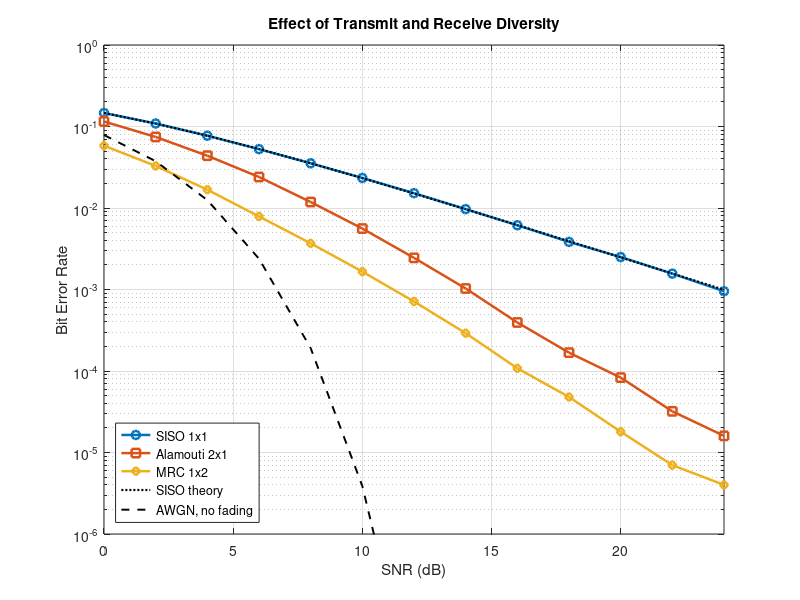
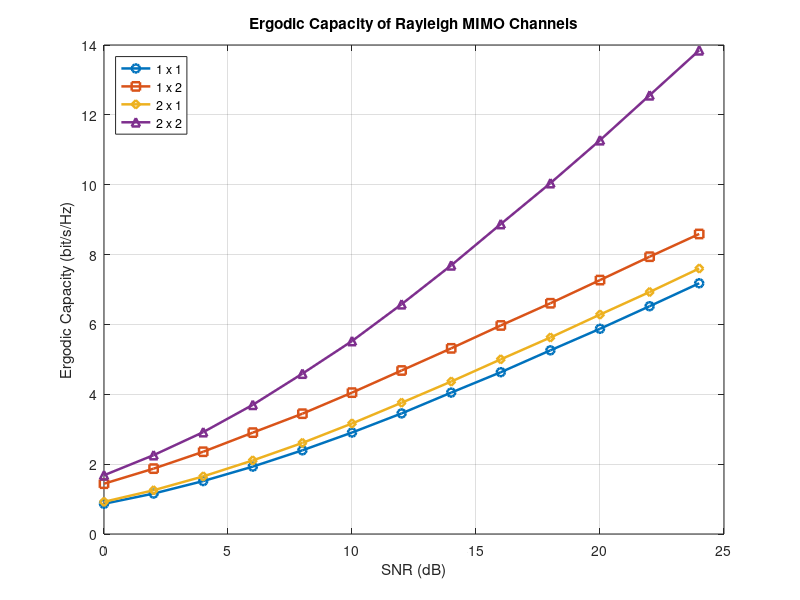

These figures' MATLAB source, in order:
% Experiment 10 : MIMO - SISO, Alamouti Transmit Diversity and Spatial Multiplexing
clc; clear; close all;
randn('state',10);

%% Parameters
snr_dB = 0:2:24;
Nsym   = 1e6;
Ncap   = 2e4;

fprintf('Rayleigh flat fading, perfect channel knowledge at the receiver\n');
fprintf('Modulation : BPSK for the error rate study\n');
fprintf('Symbols per point = %g, Monte Carlo resolution = %.1e\n\n',Nsym,1/Nsym);

ber_siso = zeros(size(snr_dB));
ber_ala  = zeros(size(snr_dB));
ber_mrc  = zeros(size(snr_dB));

for k = 1:numel(snr_dB)
    snr = 10^(snr_dB(k)/10);
    b   = randi([0 1],1,Nsym);
    s   = 1 - 2*b;

    % 1 x 1 SISO
    h = (randn(1,Nsym) + 1j*randn(1,Nsym))/sqrt(2);
    n = (randn(1,Nsym) + 1j*randn(1,Nsym))/sqrt(2*snr);
    y = h.*s + n;
    ber_siso(k) = mean(b ~= (real(conj(h).*y) < 0));

    % 2 x 1 Alamouti, transmit power split between the two antennas
    Np = Nsym/2;
    s1 = s(1:2:end); s2 = s(2:2:end);
    h1 = (randn(1,Np) + 1j*randn(1,Np))/sqrt(2);
    h2 = (randn(1,Np) + 1j*randn(1,Np))/sqrt(2);
    n1 = (randn(1,Np) + 1j*randn(1,Np))/sqrt(2*snr);
    n2 = (randn(1,Np) + 1j*randn(1,Np))/sqrt(2*snr);
    y1 = (h1.*s1 + h2.*s2)/sqrt(2) + n1;
    y2 = (-h1.*conj(s2) + h2.*conj(s1))/sqrt(2) + n2;
    z1 = conj(h1).*y1 + h2.*conj(y2);
    z2 = conj(h2).*y1 - h1.*conj(y2);
    bh = zeros(1,Nsym);
    bh(1:2:end) = real(z1) < 0;
    bh(2:2:end) = real(z2) < 0;
    ber_ala(k) = mean(b ~= bh);

    % 1 x 2 receive diversity with maximal ratio combining
    ha = (randn(1,Nsym) + 1j*randn(1,Nsym))/sqrt(2);
    hb = (randn(1,Nsym) + 1j*randn(1,Nsym))/sqrt(2);
    na = (randn(1,Nsym) + 1j*randn(1,Nsym))/sqrt(2*snr);
    nb = (randn(1,Nsym) + 1j*randn(1,Nsym))/sqrt(2*snr);
    z  = conj(ha).*(ha.*s + na) + conj(hb).*(hb.*s + nb);
    ber_mrc(k) = mean(b ~= (real(z) < 0));
end

fprintf('%10s %14s %14s %14s\n','SNR (dB)','SISO','Alamouti 2x1','MRC 1x2');
for k = 1:numel(snr_dB)
    fprintf('%10d %14.5f %14.5f %14.5f\n',snr_dB(k),ber_siso(k),ber_ala(k),ber_mrc(k));
end

%% Diversity order from the slope at high signal to noise ratio
% The slope is measured between 10 and 16 dB, where all three curves lie
% well above the Monte Carlo resolution of 1/Nsym.
i1 = find(snr_dB == 10); i2 = find(snr_dB == 16);
d_siso = (log10(ber_siso(i1))-log10(ber_siso(i2)))/((snr_dB(i2)-snr_dB(i1))/10);
d_ala  = (log10(ber_ala(i1)) -log10(ber_ala(i2)) )/((snr_dB(i2)-snr_dB(i1))/10);
d_mrc  = (log10(ber_mrc(i1)) -log10(ber_mrc(i2)) )/((snr_dB(i2)-snr_dB(i1))/10);
fprintf('\nDiversity order from the slope between 10 and 16 dB\n');
fprintf('  SISO          : %.2f  (expected 1)\n',d_siso);
fprintf('  Alamouti 2x1  : %.2f  (expected 2)\n',d_ala);
fprintf('  MRC 1x2       : %.2f  (expected 2)\n',d_mrc);
fprintf('\nAlamouti achieves the same diversity order as two-branch receive\n');
fprintf('combining but is 3 dB worse, because the transmit power is divided\n');
fprintf('between the two transmit antennas.\n\n');

%% Ergodic capacity
fprintf('%10s %12s %12s %12s %12s\n','SNR (dB)','1x1','1x2','2x1','2x2');
cap = zeros(4,numel(snr_dB));
for k = 1:numel(snr_dB)
    snr = 10^(snr_dB(k)/10);
    c11 = 0; c12 = 0; c21 = 0; c22 = 0;
    for m = 1:Ncap
        H11 = (randn + 1j*randn)/sqrt(2);
        c11 = c11 + log2(1 + snr*abs(H11)^2);
        H12 = (randn(2,1) + 1j*randn(2,1))/sqrt(2);
        c12 = c12 + log2(1 + snr*(H12'*H12));
        H21 = (randn(1,2) + 1j*randn(1,2))/sqrt(2);
        c21 = c21 + log2(1 + snr/2*(H21*H21'));
        H22 = (randn(2,2) + 1j*randn(2,2))/sqrt(2);
        c22 = c22 + real(log2(det(eye(2) + snr/2*(H22*H22'))));
    end
    cap(:,k) = [c11 c12 c21 c22]'/Ncap;
    fprintf('%10d %12.3f %12.3f %12.3f %12.3f\n',snr_dB(k),cap(1,k),cap(2,k),cap(3,k),cap(4,k));
end
fprintf('\nAt high signal to noise ratio the 2x2 capacity grows at twice the\n');
fprintf('rate of the 1x1 capacity, which is the spatial multiplexing gain.\n');
sl = (cap(:,end)-cap(:,end-1))/((snr_dB(end)-snr_dB(end-1))/3.0103);
fprintf('%10s %12s %12s %12s %12s\n','Slope','1x1','1x2','2x1','2x2');
fprintf('%10s %12.2f %12.2f %12.2f %12.2f\n','bit/s/Hz per 3 dB',sl(1),sl(2),sl(3),sl(4));

%% Figure 1 : bit error rate
figure;
semilogy(snr_dB,ber_siso,'o-','LineWidth',1.8); hold on;
semilogy(snr_dB,ber_ala,'s-','LineWidth',1.8);
semilogy(snr_dB,ber_mrc,'d-','LineWidth',1.8);
gr = 10.^(snr_dB/10);
semilogy(snr_dB,0.5*(1-sqrt(gr./(1+gr))),'k:','LineWidth',1.6);
semilogy(snr_dB,0.5*erfc(sqrt(gr)),'k--','LineWidth',1.4);
grid on; axis([0 24 1e-6 1]);
xlabel('SNR (dB)'); ylabel('Bit Error Rate');
legend('SISO 1x1','Alamouti 2x1','MRC 1x2','SISO theory','AWGN, no fading',...
       'Location','southwest');
title('Effect of Transmit and Receive Diversity');

%% Figure 2 : ergodic capacity
figure;
plot(snr_dB,cap(1,:),'o-','LineWidth',1.8); hold on;
plot(snr_dB,cap(2,:),'s-','LineWidth',1.8);
plot(snr_dB,cap(3,:),'d-','LineWidth',1.8);
plot(snr_dB,cap(4,:),'^-','LineWidth',1.8);
grid on; xlabel('SNR (dB)'); ylabel('Ergodic Capacity (bit/s/Hz)');
legend('1 x 1','1 x 2','2 x 1','2 x 2','Location','northwest');
title('Ergodic Capacity of Rayleigh MIMO Channels');
